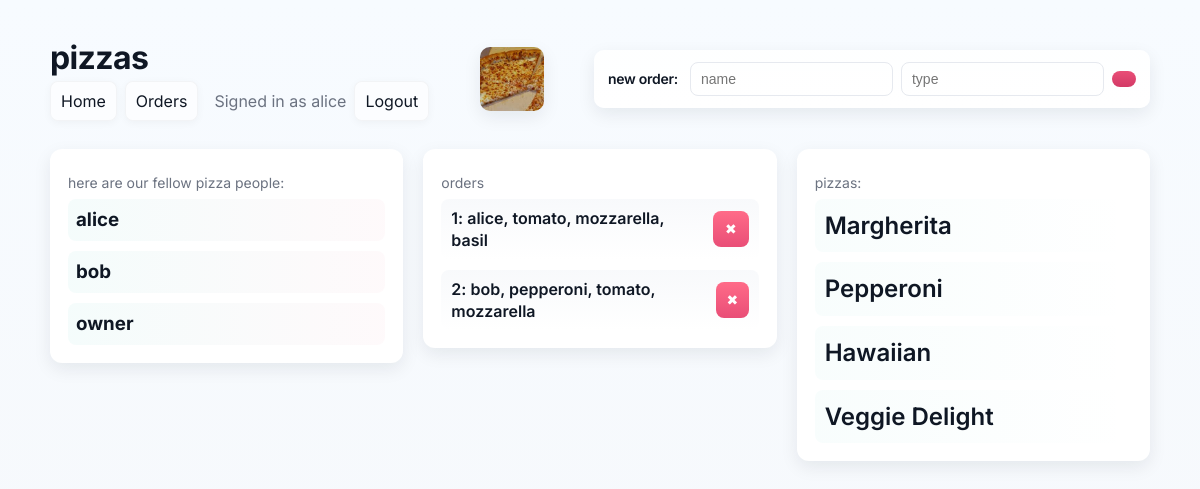
The app's page /index (signed in) with its own data.
### ui.py (models this page shows, shortened)
class User(db.Model):
    __tablename__ = 'user'
    id = db.Column(db.Integer, primary_key=True)
    name = db.Column(db.String, unique=True)
    password_hash = db.Column(db.String, nullable=True)
    is_owner = db.Column(db.Boolean, default=False)
    orders = relationship("Order", back_populates="user")

class Pizza(db.Model):
    __tablename__ = 'pizza'
    id = db.Column(db.Integer, primary_key=True)
    name = db.Column(db.String)
    topping = db.Column(db.String)
    orders = relationship("Order", back_populates="pizza")

### ui.py (the view)
@app.route('/index')
def index():
    print('hi')
    info = []
    userss = []
    pzza = [pizza.name for pizza in Pizza.query.all()]
    users = User.query.all()
    for user in users:
        print(user)
        info.append((user.name, user.id))
        userss.append(user.name)
    results = User.query.join(User.orders).join(Order.pizza).add_entity(Pizza).add_entity(Order).all()
    oderings = []
    for i in results:
        oderings.append((i[0].name, i[1].topping, i[2].id))
    return render_template('index.html', info=info, results=results, oderings=oderings, userss=userss, pzza=pzza)

### templates/index.html
{% extends 'layout.html' %} {% block content %}
<div class="main-page">
    <div class="panel people-panel">
        <p>here are our fellow pizza people:</p>
        <div class="people-list">
            {% for i in userss %}
            <h3>{{i}}</h3>
            {% endfor %}
        </div>
    </div>
    <div class="panel orders-panel">
        <p>orders</p>
        <div class="orders-list">
            {% for i in oderings %}
            <form action="/delete/{{i[2]}}" method="POST">
                <div class="order">
                    <h2>{{i[2]}}: {{i[0]}}, {{i[1]}}</h2>
                    <button type="submit" name="button"></button>
                </div>
            </form>
            {% endfor %}
        </div>
    </div>
    <div class="panel pizzas-panel">
        <p>pizzas:</p>
        <div class="pizzas-list">
            {% for i in pzza %}
            <h2>{{i}}</h2>
            {% endfor %}
        </div>
    </div>
</div>
{% endblock %}

### templates/layout.html (shortened to what this page needs)
<!DOCTYPE html>
<html lang="en">
  <head>
    <link
      rel="stylesheet"
      href="{{url_for('static', filename='css/style.css')}}"
    />
  </head>
  <body>
    <div class="site-container">
    <div class="header">
      <div class="brand">
        <h1>pizzas</h1>
        <nav class="top-nav">
          <a href="{{ url_for('home') }}">Home</a>
          <a href="{{ url_for('index') }}">Orders</a>
          {% if session.get('username') %}
            <span class="muted" style="margin-left:8px">Signed in as {{ session.get('username') }}</span>
            <a href="{{ url_for('logout') }}">Logout</a>
          {% else %}
            <a href="{{ url_for('login') }}">Login</a>
            <a href="{{ url_for('register') }}">Register</a>
          {% endif %}
        </nav>
      </div>
      <img src="{{ url_for('static', filename='images/Cheese.jpg') }}" alt="Cheese">
      <div class="add-order">
        <h1>new order:</h1>
        <form action="{{url_for('add')}}" method="POST">
            <input type="text" placeholder="name", name="name">
            <input type="text" placeholder="type", name="pizza">
            <button type="submit"></button>
        </form>
    </div>
    </div>
    {% block content %}
    {% endblock %}
    </div>
   </body>
</html>

### static/css/style.css (style rules this page uses)
:root { --bg: #f6f8fb; --card: #ffffff; --accent: #E94E77; --accent-2: #4ECDC4; --muted: #6b7280; --text: #0f1724; --radius: 12px; --max-width: 1100px; --glass: rgba(255,255,255,0.6); --shadow: 0 6px 18px rgba(15,23,36,0.08); }
* { box-sizing: border-box }
html,body { height:100% }
body { margin:0; font-family: 'Inter', system-ui, -apple-system, 'Segoe UI', Roboto, 'Helvetica Neue', Arial; background: linear-gradient(180deg, #f7fbff 0%, var(--bg) 100%); color:var(--text); -webkit-font-smoothing:antialiased; -moz-osx-font-smoothing:grayscale; line-height:1.4; padding:36px 20px; }
.site-container { max-width:var(--max-width); margin:0 auto; }
.header { display:flex; align-items:center; justify-content:space-between; gap:20px; margin-bottom:28px; }
.header h1 { margin:0; font-weight:700; letter-spacing: -0.02em; color:var(--text); }
.header img { width:64px; height:64px; object-fit:cover; border-radius:10px; box-shadow:var(--shadow); }
.add-order { background:linear-gradient(180deg, rgba(255,255,255,0.9), var(--card)); padding:12px 14px; border-radius:10px; box-shadow:var(--shadow); display:flex; align-items:center; gap:12px; }
.add-order h1 { font-size:14px; margin:0; font-weight:600; }
.add-order form { display:flex; gap:8px; align-items:center; }
.add-order input[type="text"] { padding:8px 10px; border-radius:8px; border:1px solid #e6e9ef; background:transparent; font-size:14px; outline:none; min-width:120px; }
.add-order button[type="submit"] { background:linear-gradient(180deg,var(--accent), #d33a66); color:#fff; border:0; padding:8px 12px; border-radius:8px; cursor:pointer; font-weight:600; }
.main-page { display:grid; grid-template-columns: 1fr 1fr 1fr; gap:20px; align-items:start; }
.panel { background:var(--card); border-radius:var(--radius); padding:18px; box-shadow:var(--shadow); }
.panel h2, .panel h3, .panel p { margin:6px 0 }
.panel p { color:var(--muted);font-size:14px }
.people-list, .pizzas-list, .orders-list { display:flex;flex-direction:column;gap:10px }
.people-list h3 { margin:0;padding:8px;border-radius:8px;background:linear-gradient(90deg,rgba(78,205,196,0.06), rgba(233,78,119,0.03)); }
.order { display:flex; align-items:center; justify-content:space-between; gap:12px; padding:8px 10px; border-radius:8px; background:linear-gradient(180deg, rgba(245,247,250,0.7), rgba(255,255,255,0.5)); }
.order h2 { font-size:16px;margin:0;font-weight:600 }
button[name="button"], .order button { background:transparent; border:0; width:36px; height:36px; border-radius:8px; cursor:pointer; display:inline-grid; place-items:center; color:#fff; background:linear-gradient(180deg,#ff6b88, #e94e77); }
button[name="button"]::after { content:"✖";font-size:14px;line-height:1 }
.pizzas-list h2 { margin:0;padding:10px;border-radius:8px;background:linear-gradient(90deg, rgba(78,205,196,0.04), transparent);font-weight:600 }
.muted { color:var(--muted) }
.top-nav { display:flex;gap:8px;align-items:center }
.top-nav a { padding:8px 10px; border-radius:8px; text-decoration:none; color:var(--text); background:rgba(255,255,255,0.6); border:1px solid rgba(15,23,36,0.04); box-shadow:0 2px 8px rgba(15,23,36,0.04); }

### records on screen
User: get "alice", name "alice", name "alice"
User: name "bob", name "bob"
User: name "owner"
Pizza: topping "tomato, mozzarella, basil", name "Margherita"
Pizza: topping "pepperoni, tomato, mozzarella", name "Pepperoni"
Pizza: name "Hawaiian"
Pizza: name "Veggie Delight"

### other values on screen
{{ i[2] }} "1" "2"
